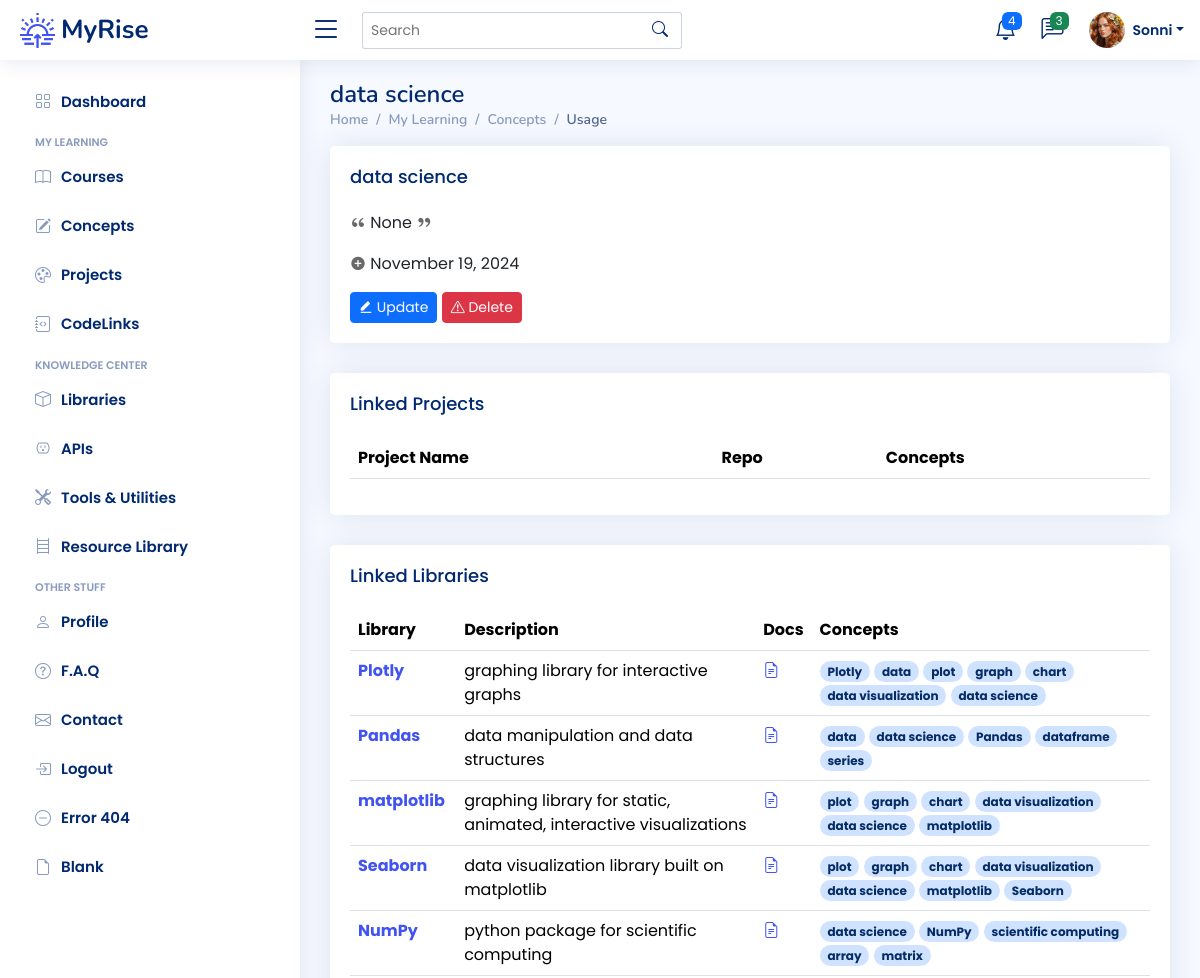
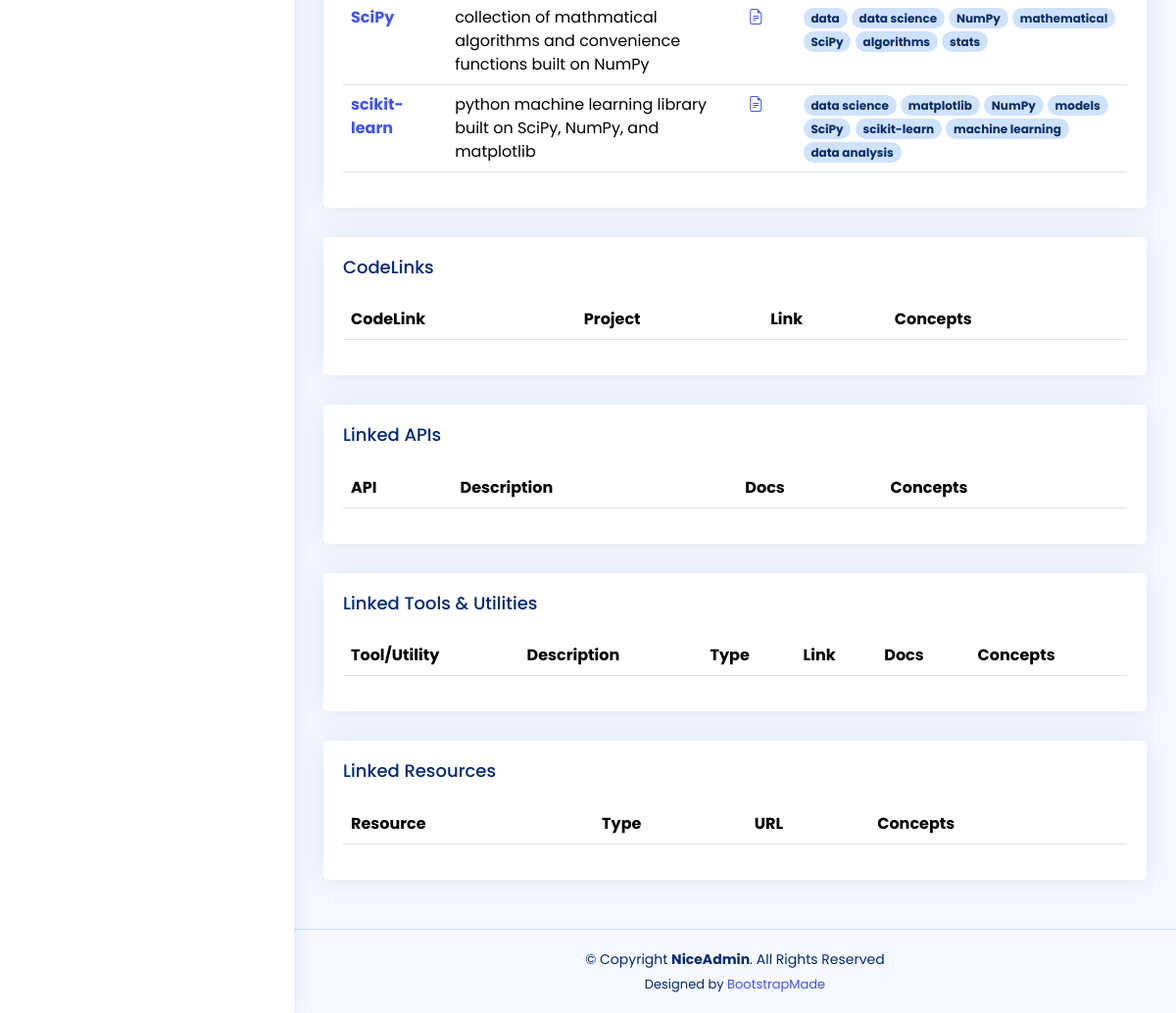
Page /concepts/11 (signed in) on the committed database (2 pictures, top to bottom).
### app/models.py (models this page shows)
class User(UserMixin, db.Model):
    __tablename__ = "users"
    id: Mapped[int] = mapped_column(Integer, primary_key=True)
    email: Mapped[str] = mapped_column(String(100), unique=True)
    password: Mapped[str] = mapped_column(String(250))
    name: Mapped[str] = mapped_column(String(1000))
    display_name: Mapped[str] = mapped_column(String(1000))
    last_called_repos: Mapped[Optional[datetime.datetime]] = mapped_column(DateTime())
    latest_etag_repos: Mapped[str] = mapped_column(String(250), nullable=True)
    projects: Mapped[List["Project"]] = relationship(back_populates="user")
    events: Mapped[List["Event"]] = relationship(back_populates="user")
    courses: Mapped[List["Course"]] = relationship(back_populates="user")
    libraries: Mapped[List["Library"]] = relationship(back_populates="user")
    apis: Mapped[List["API"]] = relationship(back_populates="user")
    tools: Mapped[List["Tool"]] = relationship(back_populates="user")
    resources: Mapped[List["Resource"]] = relationship(back_populates="user")
    repos: Mapped[List["Repository"]] = relationship(back_populates="user")
    codelinks: Mapped[List["CodeLink"]] = relationship(back_populates="user")
    concepts: Mapped[List["Concept"]] = relationship('Concept', secondary=user_concept, backref='user')

class Concept(db.Model):
    __tablename__ = "concepts"
    id: Mapped[int] = mapped_column(Integer, primary_key=True)
    concept_term: Mapped[str] = mapped_column(String(50), nullable=False)
    category: Mapped[str] = mapped_column(String(100), nullable=True)
    description: Mapped[str] = mapped_column(Text, nullable=True)
    date_added: Mapped[datetime.date] = mapped_column(Date, nullable=False)

class Library(db.Model):
    __tablename__ = "libraries"
    id: Mapped[int] = mapped_column(Integer, primary_key=True)
    name: Mapped[str] = mapped_column(String(100), nullable=False)
    description: Mapped[str] = mapped_column(Text, nullable=True)
    doc_link: Mapped[str] = mapped_column(String(250), nullable=True)
    date_added: Mapped[datetime.date] = mapped_column(Date, nullable=False)
    concepts: Mapped[List["Concept"]] = relationship('Concept', secondary=library_concept, backref='libraries')
    user_id: Mapped[int] = mapped_column(Integer, ForeignKey(User.id), index=True)
    user: Mapped["User"] = relationship(back_populates="libraries")

### app/routes.py (the view)
@app.route('/concepts/<int:num>')
@login_required
def concept_detail(num):
    target_concept = db.session.execute(db.select(Concept).where(Concept.id == num)).scalar()
    libraries = [library for library in target_concept.libraries]
    projects = [project for project in target_concept.projects]
    codelinks = [codelink for codelink in target_concept.codelinks]
    apis = [api for api in target_concept.apis]
    tools = [tool for tool in target_concept.tools]
    resources = [resource for resource in target_concept.resources]
    return render_template('concept-detail.html',
                           concept=target_concept,
                           projects=projects,
                           libraries=libraries,
                           codelinks=codelinks,
                           apis=apis,
                           tools=tools,
                           resources=resources,
                           resource_badge=resource_categories,
                           tool_badge=tool_categories,
                           concept_badge=concept_categories)

### app/models.py (called while the page is built)
@login_manager.user_loader
def load_user(user_id):
    return db.get_or_404(User, user_id)

### app/templates/concept-detail.html (shortened to what this page needs)
{% extends 'base.html' %}
{% from 'bootstrap5/form.html' import render_form %}
{% block content %}
<main id="main" class="main">
	<div class="pagetitle">
		<h1>{{ concept.concept_term }}</h1>
		<nav>
			<ol class="breadcrumb">
				<li class="breadcrumb-item"><a href="index.html">Home</a></li>
				<li class="breadcrumb-item">My Learning</li>
				<li class="breadcrumb-item"><a href="{{ url_for('concepts_page') }}">Concepts</a></li>
				<li class="breadcrumb-item active">Usage</li>
			</ol>
		</nav>
	</div>
	<div class="card">
		<div class="card-body">
			<h5 class="card-title">{{ concept.concept_term }}</h5>
			<p><i class="ri-double-quotes-l" style="color: dimgrey"></i> {{ concept.description }} <i
					class="ri-double-quotes-r" style="color: dimgrey"></i></p>
			<p><i class="ri-add-circle-fill" style="color: dimgrey"></i> {{ concept.date_added.strftime("%B %d, %Y") }}
			</p>
			<a href="{{ url_for('update_concept', num=concept.id) }}">
				<button type="button" class="btn btn-primary btn-sm"><i class="ri-edit-fill"></i> Update
				</button>
			</a>
			<a href="{{ url_for('delete_concept', num=concept.id) }}">
				<button type="button" class="btn btn-danger btn-sm"><i class="bi bi-exclamation-triangle"></i> Delete
				</button>
			</a>
		</div>
	</div>
	<div class="card">
		<div class="card-body">
			<h5 class="card-title">Linked Projects</h5>
			{% include '_projects.html' %}
		</div>
	</div>
	<div class="card">
		<div class="card-body">
			<h5 class="card-title">Linked Libraries</h5>
			{% include '_libraries.html' %}
		</div>
	</div>
	<div class="card">
		<div class="card-body">
			<h5 class="card-title">CodeLinks</h5>
			{% include '_codelinks.html' %}
		</div>
	</div>
	<div class="card">
		<div class="card-body">
			<h5 class="card-title">Linked APIs</h5>
			{% include '_apis.html' %}
		</div>
	</div>
	<div class="card">
		<div class="card-body">
			<h5 class="card-title">Linked Tools & Utilities</h5>
			{% include '_tools.html' %}
		</div>
	</div>
	<div class="card">
		<div class="card-body">
			<h5 class="card-title">Linked Resources</h5>
			{% include '_resources.html' %}
		</div>
	</div>
</main>
{% endblock %}

### app/templates/heading.html (shortened to what this page needs)
{% from 'bootstrap5/nav.html' import render_nav_item %}
{% from 'bootstrap5/form.html' import render_form %}
  <header id="header" class="header fixed-top d-flex align-items-center">
    <div class="d-flex align-items-center justify-content-between">
      <a href="{{ url_for('home') }}" class="logo d-flex align-items-center">
        <img src="{{ url_for('static', filename='img/logo.png') }}" alt="sun-rise">
        <span class="d-none d-lg-block">MyRise</span>
      </a>
      <i class="bi bi-list toggle-sidebar-btn"></i>
    </div>
    <div class="search-bar">
      <form class="search-form d-flex align-items-center" method="POST" action="#">
        <input type="text" name="query" placeholder="Search" title="Enter search keyword">
        <button type="submit" title="Search"><i class="bi bi-search"></i></button>
      </form>
    </div>
    <nav class="header-nav ms-auto">
      <ul class="d-flex align-items-center">
        <li class="nav-item dropdown">
          <a class="nav-link nav-icon" href="#" data-bs-toggle="dropdown">
            <i class="bi bi-bell"></i>
            <span class="badge bg-primary badge-number">4</span>
          </a>
        </li>
        <li class="nav-item dropdown">
          <a class="nav-link nav-icon" href="#" data-bs-toggle="dropdown">
            <i class="bi bi-chat-left-text"></i>
            <span class="badge bg-success badge-number">3</span>
          </a>
        </li>
        <li class="nav-item dropdown pe-3">
          <a class="nav-link nav-profile d-flex align-items-center pe-0" href="#" data-bs-toggle="dropdown">
            <img src="{{ url_for('static', filename='img/profile-img.png') }}" alt="Profile" class="rounded-circle">
            <span class="d-none d-md-block dropdown-toggle ps-2">{{ current_user.display_name }}</span>
          </a>
        </li>
      </ul>
    </nav>
  </header>
  <aside id="sidebar" class="sidebar">
    <ul class="sidebar-nav" id="sidebar-nav">
      <li class="nav-item">
        <a class="nav-link collapsed" href="{{ url_for('home') }}">
          <i class="bi bi-grid"></i>
          <span>Dashboard</span>
        </a>
      </li>
<li class="nav-heading">My Learning</li>
	  <li class="nav-item">
        <a class="nav-link collapsed" href="{{ url_for('courses_page') }}">
          <i class="bi bi-book"></i>
          <span>Courses</span>
        </a>
      </li>
	  <li class="nav-item">
        <a class="nav-link collapsed" href="{{ url_for('concepts_page') }}">
          <i class="bi bi-pencil-square"></i>
          <span>Concepts</span>
        </a>
      </li>
	  <li class="nav-item">
        <a class="nav-link collapsed" href="{{ url_for('projects_page') }}">
          <i class="bi bi-palette"></i>
          <span>Projects</span>
        </a>
      </li>
	  <li class="nav-item">
        <a class="nav-link collapsed" href="{{ url_for('codelinks_page') }}">
          <i class="bi bi-journal-code"></i>
          <span>CodeLinks</span>
        </a>
      </li>
<li class="nav-heading">Knowledge Center</li>
	  <li class="nav-item">
        <a class="nav-link collapsed" href="{{ url_for('libraries_page') }}">
          <i class="bi bi-box"></i>
          <span>Libraries</span>
        </a>
      </li>
	  <li class="nav-item">
        <a class="nav-link collapsed" href="{{ url_for('apis_page') }}">
          <i class="bi bi-outlet"></i>
          <span>APIs</span>
        </a>
      </li>
	  <li class="nav-item">
        <a class="nav-link collapsed" href="{{ url_for('tools_page') }}">
          <i class="bi bi-tools"></i>
          <span>Tools & Utilities</span>
        </a>
      </li>
	  <li class="nav-item">
        <a class="nav-link collapsed" href="{{ url_for('resources_page') }}">
          <i class="bi bi-bookshelf"></i>
          <span>Resource Library</span>
        </a>
      </li>
	<li class="nav-heading">Other Stuff</li>
      <li class="nav-item">
        <a class="nav-link collapsed" href="{{ url_for('profile') }}">
          <i class="bi bi-person"></i>
          <span>Profile</span>
        </a>
      </li>
      <li class="nav-item">
        <a class="nav-link collapsed" href="{{ url_for('faq') }}">
          <i class="bi bi-question-circle"></i>
          <span>F.A.Q</span>
        </a>
	  </li>
      <li class="nav-item">
        <a class="nav-link collapsed" href="{{ url_for('contact') }}">
          <i class="bi bi-envelope"></i>
          <span>Contact</span>
        </a>
      </li>
	{% if not current_user.is_authenticated %}
      <li class="nav-item">
        <a class="nav-link collapsed" href="{{ url_for('register') }}">
          <i class="bi bi-card-list"></i>
          <span>Register</span>
        </a>
      </li>
      <li class="nav-item">
        <a class="nav-link collapsed" href="{{ url_for('login') }}">
          <i class="bi bi-box-arrow-in-right"></i>
          <span>Login</span>
        </a>
      </li>
	{% else %}
		<li class="nav-item">
        <a class="nav-link collapsed" href="{{ url_for('logout') }}">
          <i class="bi bi-box-arrow-in-right"></i>
          <span>Logout</span>
        </a>
      </li>
	{% endif %}
      <li class="nav-item">
        <a class="nav-link collapsed" href="pages-error-404.html">
          <i class="bi bi-dash-circle"></i>
          <span>Error 404</span>
        </a>
      </li>
      <li class="nav-item">
        <a class="nav-link collapsed" href="pages-blank.html">
          <i class="bi bi-file-earmark"></i>
          <span>Blank</span>
        </a>
      </li>
    </ul>
  </aside>

### app/templates/_libraries.html
<table class="table table-hover">
	<thead>
	<tr>
		<th scope="col">Library</th>
		<th scope="col">Description</th>
		<th scope="col">Docs</th>
		<th scope="col">Concepts</th>
	</tr>
	</thead>
	<tbody>
	{% for library in libraries %}
	<tr>
		<th scope="row"><a href="{{ url_for('library_detail', num=library.id) }}">{{ library.name }}</a></th>
		<td>{{ library.description }}</td>
		<td><a href="{{ library.doc_link }}" target="_blank"><i class="bi bi-file-earmark-text"></i></a>
		</td>
		<td>{% for concept in library.concepts %} <a href="{{ url_for('concept_detail', num=concept.id) }}"> <span
				class="badge rounded-pill bg-primary-subtle text-primary-emphasis"> {{ concept.concept_term }} </span></a>
			{% endfor %}
		</td>
	</tr>
	{% endfor %}
	</tbody>
</table>

### app/static/css/style.css (style rules this page uses)
:root { scroll-behavior: smooth; }
body { font-family: "Poppins", sans-serif; background: #f6f9ff; color: #444444; }
a { color: #4154f1; text-decoration: none; }
h1, h2, h3, h4, h5, h6 { font-family: "Nunito", sans-serif; }
#main { margin-top: 60px; padding: 20px 30px; transition: all 0.3s; }
.pagetitle { margin-bottom: 10px; }
.pagetitle h1 { font-size: 24px; margin-bottom: 0; font-weight: 600; color: #012970; }
.card { margin-bottom: 30px; border: none; border-radius: 5px; box-shadow: 0px 0 30px rgba(1, 41, 112, 0.1); }
.card-title { padding: 20px 0 15px 0; font-size: 18px; font-weight: 500; color: #012970; font-family: "Poppins", sans-serif; }
.card-body { padding: 0 20px 20px 20px; }
.breadcrumb { font-size: 14px; font-family: "Nunito", sans-serif; color: #899bbd; font-weight: 600; }
.breadcrumb a { color: #899bbd; transition: 0.3s; }
.breadcrumb .breadcrumb-item::before { color: #899bbd; }
.breadcrumb .active { color: #51678f; font-weight: 600; }
.logo { line-height: 1; }
@media (min-width: 1200px) { .logo { width: 280px; } }
.logo img { max-height: 35px; margin-right: 6px; }
.logo span { font-size: 26px; font-weight: 700; color: #012970; font-family: "Nunito", sans-serif; }
.header { transition: all 0.5s; z-index: 997; height: 60px; box-shadow: 0px 2px 20px rgba(1, 41, 112, 0.1); background-color: #fff; padding-left: 20px; }
.header .toggle-sidebar-btn { font-size: 32px; padding-left: 10px; cursor: pointer; color: #012970; }
.header .search-bar { min-width: 360px; padding: 0 20px; }
.header .search-form { width: 100%; }
.header .search-form input { border: 0; font-size: 14px; color: #012970; border: 1px solid rgba(1, 41, 112, 0.2); padding: 7px 38px 7px 8px; border-radius: 3px; transition: 0.3s; width: 100%; }
.header .search-form button { border: 0; padding: 0; margin-left: -30px; background: none; }
.header .search-form button i { color: #012970; }
.header-nav ul { list-style: none; }
.header-nav>ul { margin: 0; padding: 0; }
.header-nav .nav-icon { font-size: 22px; color: #012970; margin-right: 25px; position: relative; }
.header-nav .nav-profile { color: #012970; }
.header-nav .nav-profile img { max-height: 36px; }
.header-nav .nav-profile span { font-size: 14px; font-weight: 600; }
.header-nav .badge-number { position: absolute; inset: -2px -5px auto auto; font-weight: normal; font-size: 12px; padding: 3px 6px; }
.sidebar { position: fixed; top: 60px; left: 0; bottom: 0; width: 300px; z-index: 996; transition: all 0.3s; padding: 20px; overflow-y: auto; scrollbar-width: thin; scrollbar-color: #aab7cf transparent; box-shadow: 0px 0px 20px rgba(1, 41, 112, 0.1); background-color: #fff; }
@media (min-width: 1200px) { #main, #footer { margin-left: 300px; } }
.sidebar-nav { padding: 0; margin: 0; list-style: none; }
.sidebar-nav li { padding: 0; margin: 0; list-style: none; }
.sidebar-nav .nav-item { margin-bottom: 5px; }
.sidebar-nav .nav-heading { font-size: 11px; text-transform: uppercase; color: #899bbd; font-weight: 600; margin: 10px 0 5px 15px; }
.sidebar-nav .nav-link { display: flex; align-items: center; font-size: 15px; font-weight: 600; color: #4154f1; transition: 0.3; background: #f6f9ff; padding: 10px 15px; border-radius: 4px; }
.sidebar-nav .nav-link i { font-size: 16px; margin-right: 10px; color: #4154f1; }
.sidebar-nav .nav-link.collapsed { color: #012970; background: #fff; }
.sidebar-nav .nav-link.collapsed i { color: #899bbd; }

### rows in the picture
User: display_name "Sonni"
Concept: concept_term "data science", description "None", date_added "November 19, 2024"
Library: name "Plotly", description "graphing library for interactive graphs"
Concept: concept_term "Plotly"
Concept: concept_term "data"
Concept: concept_term "plot"
Concept: concept_term "graph"
Concept: concept_term "chart"
Concept: concept_term "data visualization"
Library: name "Pandas", description "data manipulation and data structures"
Concept: concept_term "Pandas"
Concept: concept_term "dataframe"
Concept: concept_term "series"
Library: name "matplotlib", description "graphing library for static, animated, interactive visualizations"
Concept: concept_term "matplotlib"
Library: name "Seaborn", description "data visualization library built on matplotlib"
Concept: concept_term "Seaborn"
Library: name "NumPy", description "python package for scientific computing"
Concept: concept_term "NumPy"
Concept: concept_term "scientific computing"
Concept: concept_term "array"
Concept: concept_term "matrix"
Library: name "SciPy", description "collection of mathmatical algorithms and convenience functions built on NumPy"
Concept: concept_term "mathematical"
Concept: concept_term "SciPy"
Concept: concept_term "algorithms"
Concept: concept_term "stats"
Library: name "scikit-learn", description "python machine learning library built on SciPy, NumPy, and matplotlib"
Concept: concept_term "models"
Concept: concept_term "scikit-learn"
Concept: concept_term "machine learning"
Concept: concept_term "data analysis"
